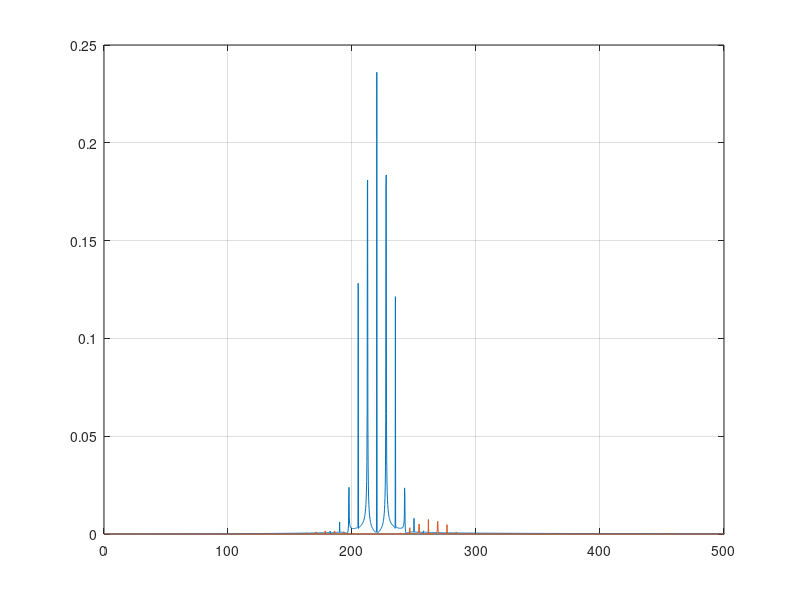

Here is the MATLAB script that generated this plot:
%{
    Codice preso da stackoverflow
%}


% Generate new signal
Fs = 4.41E4;                                % Sampling Frequency (Hz)
tmax = 5;                                   % Time Duration Of Signal (sec)
t = linspace(0, tmax, tmax*Fs);             % Time Vector
f = 220;                                    % Original Frequency
s = sin(2*pi*f*t + cos(15*pi*t)*pi/2);      % Original Signal


sound(s, Fs)                                % Listen To Original Signal
pause(tmax*2)                               % Wait For It To Finish


Fc = 261.6;                                 % Desired Output Frequency   
carrier = sin(2*pi*(Fc-f)*t);               % Generate Carrier 
sm = s .* carrier;                          % Modulate (Produces Upper & Lower Sidebands
Fn = Fs/2;                                  % Design High-Pass Filter To Eliminate Lower Sideband


Wp = Fc/Fn;
Ws = Wp*0.8;
[n,Wn] = buttord(Wp, Ws, 1, 10);
[b,a] = butter(n,Wn,'high');
[sos,g] = tf2sos(b,a);
smf = 2*filtfilt(sos,g,sm);                 % Output Is Suppressed-Carrier Upper Sideband Signal
sound(smf, Fs)                              % Listen To New Signal
Fn1 = Fs/2;                                 % Compute & Plot Fourier Series Of Both
Ft1 = fft(s)/length(s);
Fv1 = linspace(0, 1, fix(length(Ft1)/2)+1)*Fn1;
Ix1 = 1:length(Fv1);
Fn2 = Fs/2;
Ft2 = fft(smf)/length(smf);
Fv2 = linspace(0, 1, fix(length(Ft2)/2)+1)*Fn2;
Ix2 = 1:length(Fv2);
figure(1)
plot(Fv1, abs(Ft1(Ix1)))
grid
hold on
plot(Fv2, abs(Ft2(Ix2)))
hold off
axis([0  500   ylim])
